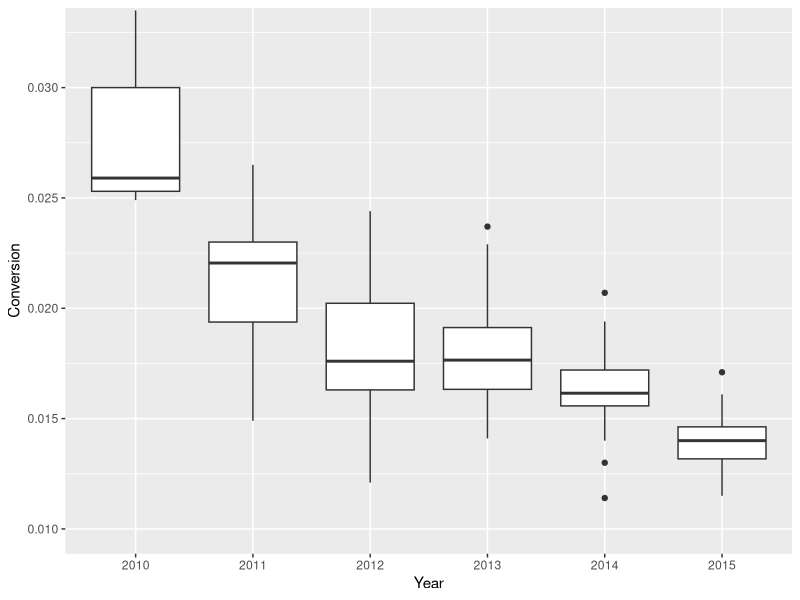
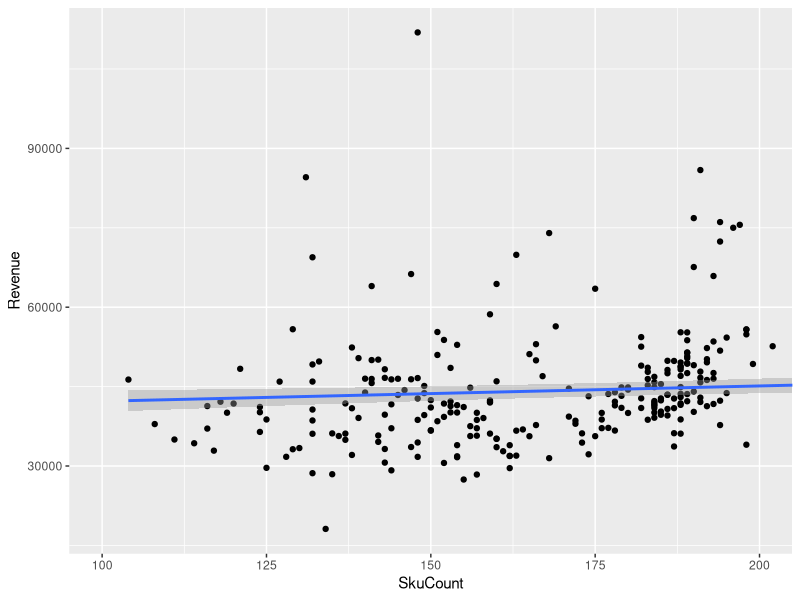
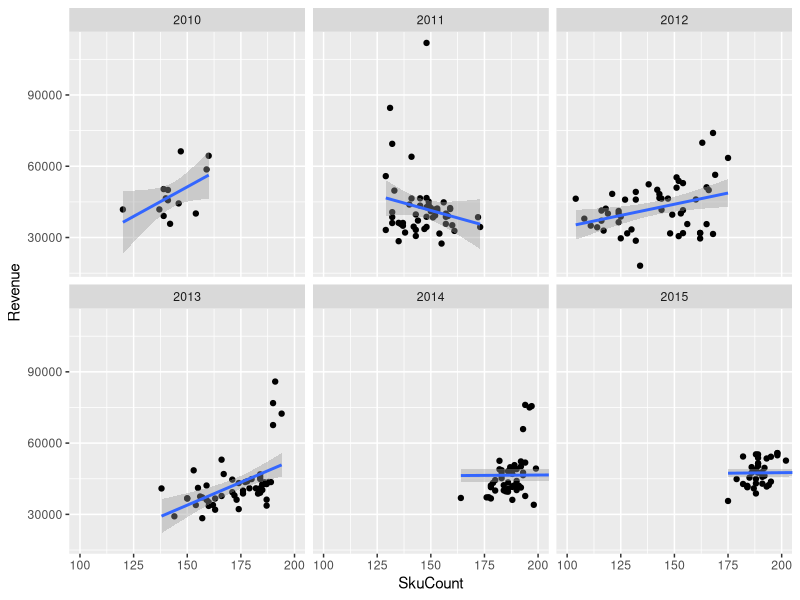
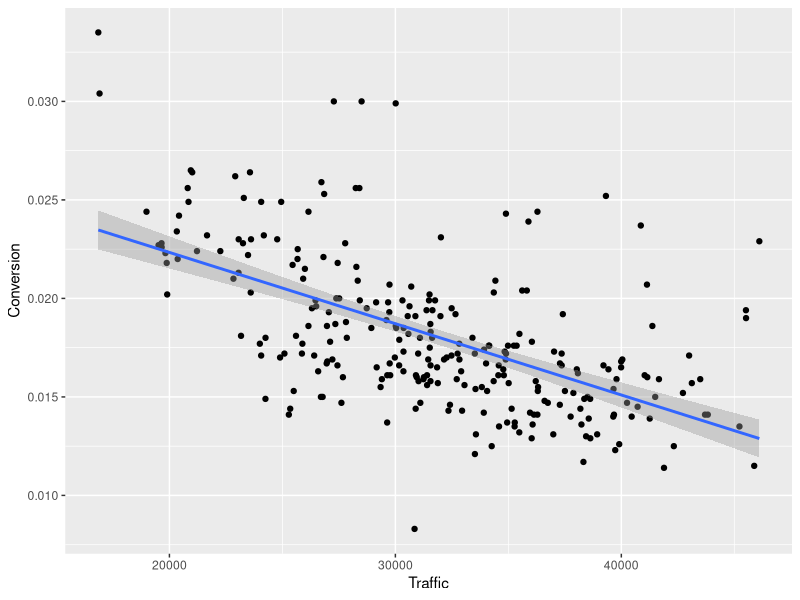
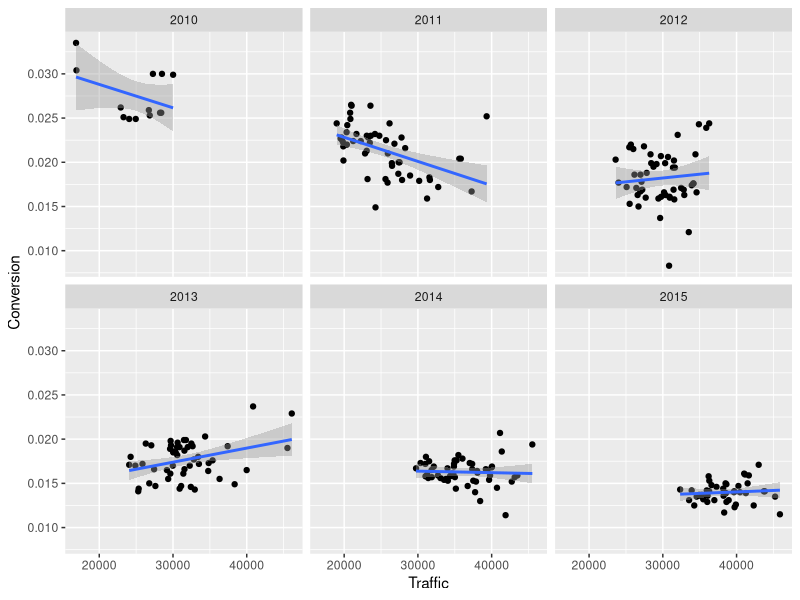
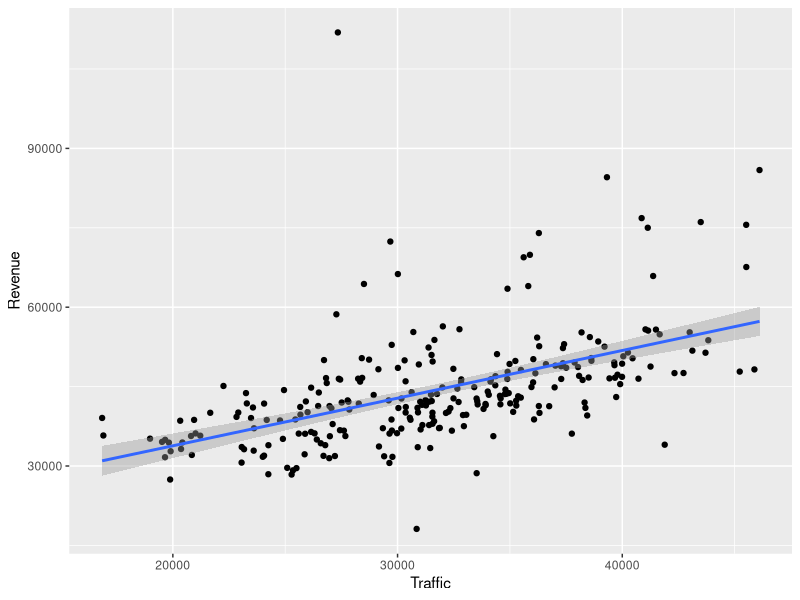
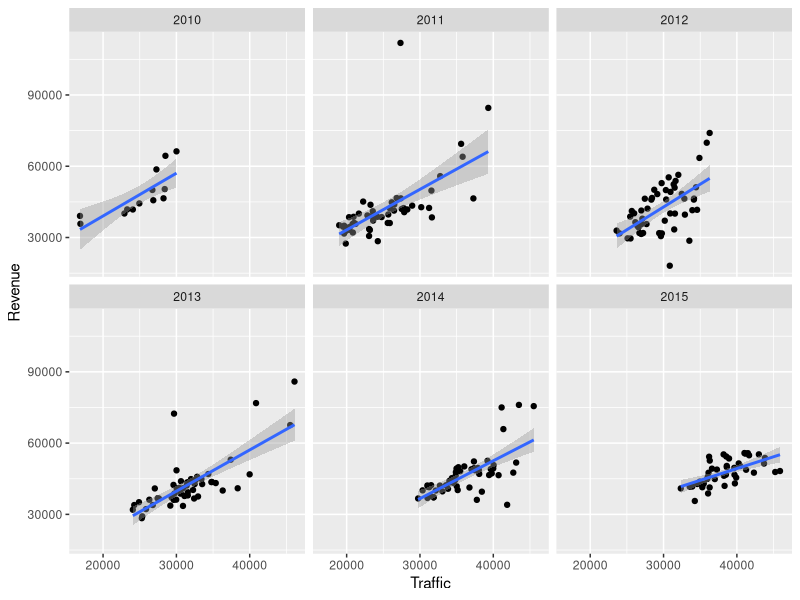
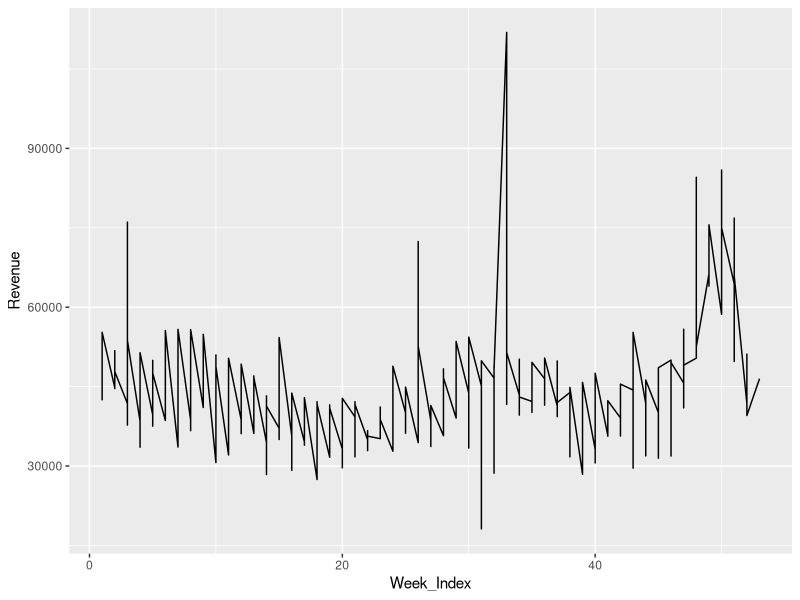

These charts were generated, in order, by the following R code: (Note: this script raises an error after producing the figures.)
library(caret)
library(ggplot2)

## Load in the data
VTT_Bouncerate_Percentexit <- read.csv("VTT_BouncerateVsPercentexit.csv")
VTT_ConversionAOV <- read.csv("VTT_ConversionVsAOV.csv")
VTT_Revenue <- read.csv("VTT_Revenue.csv")
VTT_Traffic <- read.csv("VTT_Traffic.csv")
VTT_SkuCount <- read.csv("SkuCountbyWk.csv")

## Change the headers for the bounceRate vs percentExit table and convert everything to numeric
names(VTT_Bouncerate_Percentexit) <- c("Year", "Week_Index", "Bounce_Rate", "Percent_Exit")
VTT_Bouncerate_Percentexit$Bounce_Rate <- as.numeric(sub("%", "", VTT_Bouncerate_Percentexit$Bounce_Rate))/100
VTT_Bouncerate_Percentexit$Percent_Exit <- as.numeric(sub("%", "", VTT_Bouncerate_Percentexit$Percent_Exit))/100

## Change the headers for the conversion vs aov table and convert everything to numeric
names(VTT_ConversionAOV) <- c("Year", "Week_Index", "Conversion", "AOV")
VTT_ConversionAOV$Conversion <- as.numeric(sub("%", "", VTT_ConversionAOV$Conversion))/100
VTT_ConversionAOV$AOV <- as.numeric(sub("\\$", "", VTT_ConversionAOV$AOV))

## Change the headers for the revenue table and convert Revenue column to numeric
names(VTT_Revenue) <- c("Year", "Week_Index", "Revenue")
VTT_Revenue$Revenue <- sub("\\$", "", VTT_Revenue$Revenue)
VTT_Revenue$Revenue <- as.numeric(sub(",", "", VTT_Revenue$Revenue))

## Change the headers for the traffic table and convert Traffic column to numeric
names(VTT_Traffic) <- c("Year", "Week_Index", "Traffic")
VTT_Traffic$Traffic <- as.numeric(sub(",", "", VTT_Traffic$Traffic))

##Change the headers for the SkuCount table
names(VTT_SkuCount) <- c("Year", "Week_Index", "SkuCount")

## Build Summary Table
SummaryTable_VTT <- VTT_Bouncerate_Percentexit
SummaryTable_VTT$Conversion <- VTT_ConversionAOV$Conversion
SummaryTable_VTT$AOV <- VTT_ConversionAOV$AOV
SummaryTable_VTT$Revenue <- VTT_Revenue$Revenue
SummaryTable_VTT$Traffic <- VTT_Traffic$Traffic
SummaryTable_VTT$SkuCount <- VTT_SkuCount$SkuCount

##Create Visuals##
#Conversion Boxplot
qplot(x = as.factor(Year), y = Conversion, data = SummaryTable_VTT, xlab = "Year",
            geom = 'boxplot') +
       coord_cartesian(ylim = c(.01, .0325))

# Conversion Line Graphs
ggplot(aes(x = SkuCount, y = Revenue), data = SummaryTable_VTT) +
       geom_point() +
       geom_smooth(method = 'lm') +
       coord_cartesian(xlim = c(100, 200))

ggplot(aes(x = SkuCount, y = Revenue), data = SummaryTable_VTT) +
       facet_wrap(~Year) +
       geom_point() +
       geom_smooth(method = 'lm') +
       coord_cartesian(xlim = c(100,200))

# Conversion Vs. Traffic Line Graphs
ggplot(aes(x = Traffic, y = Conversion), data = SummaryTable_VTT) +
       geom_point() +
       geom_smooth(method = 'lm') +
       coord_cartesian()

ggplot(aes(x = Traffic, y = Conversion), data = SummaryTable_VTT) +
       facet_wrap(~Year) +
       geom_point() +
       geom_smooth(method = 'lm') +
       coord_cartesian()

# Traffic Line Graphs
ggplot(aes(x = Traffic, y = Revenue), data = SummaryTable_VTT) +
       geom_point() +
       geom_smooth(method = 'lm') +
       coord_cartesian()

ggplot(aes(x = Traffic, y = Revenue), data = SummaryTable_VTT) +
       facet_wrap(~Year) +
       geom_point() +
       geom_smooth(method = 'lm') +
       coord_cartesian()

# Seasonality Trend
ggplot(aes(x = Week_Index, y = Revenue), data = SummaryTable_VTT) +
       geom_line() +
       coord_cartesian()

ggplot(aes(x = Week_Index, y = Revenue), data = SummaryTable_VTT) +
       facet_wrap(~Year) +
       geom_line() +
       coord_cartesian()

# Conversion Seasonality
ggplot(aes(x = Week_Index, y = Conversion), data = SummaryTable_VTT) +
       facet_wrap(~Year) +
       geom_line() +
       coord_cartesian()


## Build Regression Model
## summary(lm(Revenue ~ Conversion + AOV + Traffic, data = SummaryTable_VTT))

## Split the summary table into a train and test set, then test it
# VTT_Test <- subset(SummaryTable_VTT, Year == 2015 | Year == 2014 | Year == 2013)
# VTT_Train <- subset(SummaryTable_VTT, Year == 2010 | Year == 2011 | Year == 2012)
VTT_TrainIndex <- createDataPartition(SummaryTable_VTT$Revenue, p = .8, list = FALSE)
VTT_Train2 <- SummaryTable_VTT[VTT_TrainIndex,]
VTT_Test2 <- SummaryTable_VTT[-VTT_TrainIndex,]

mod1 <- lm(Revenue ~ Conversion + AOV + Traffic, data = VTT_Train2)
predictTest <- predict(mod1, newdata = VTT_Test2)

## Calc r^2 for test set
SSE <- sum((VTT_Test2$Revenue - predictTest)^2)
SST <- sum((VTT_Test2$Revenue - mean(SummaryTable_VTT$Revenue))^2)
1 - SSE/SST

#############################################################################
## read and write stuff
TestResult <- gather(Test, "Date", "Quantity", 6:112)
write.table(TestResult, file = "H:/852_2012-14.csv", sep = ",", col.name = NA)
